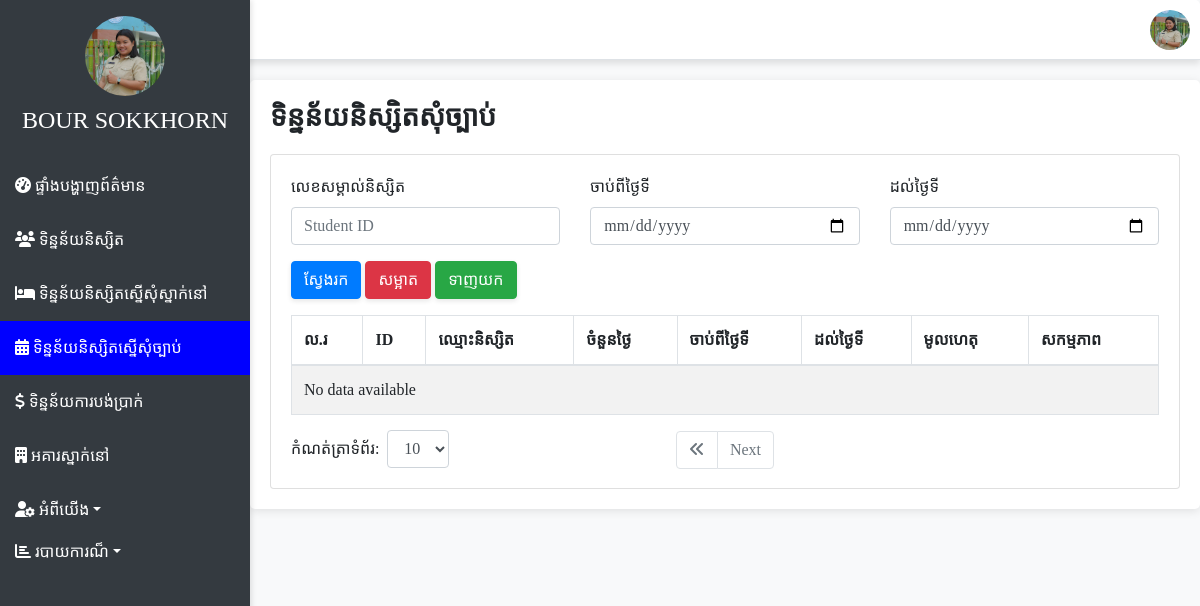
The app's page /admin/leave_ad.php (signed in), older data.
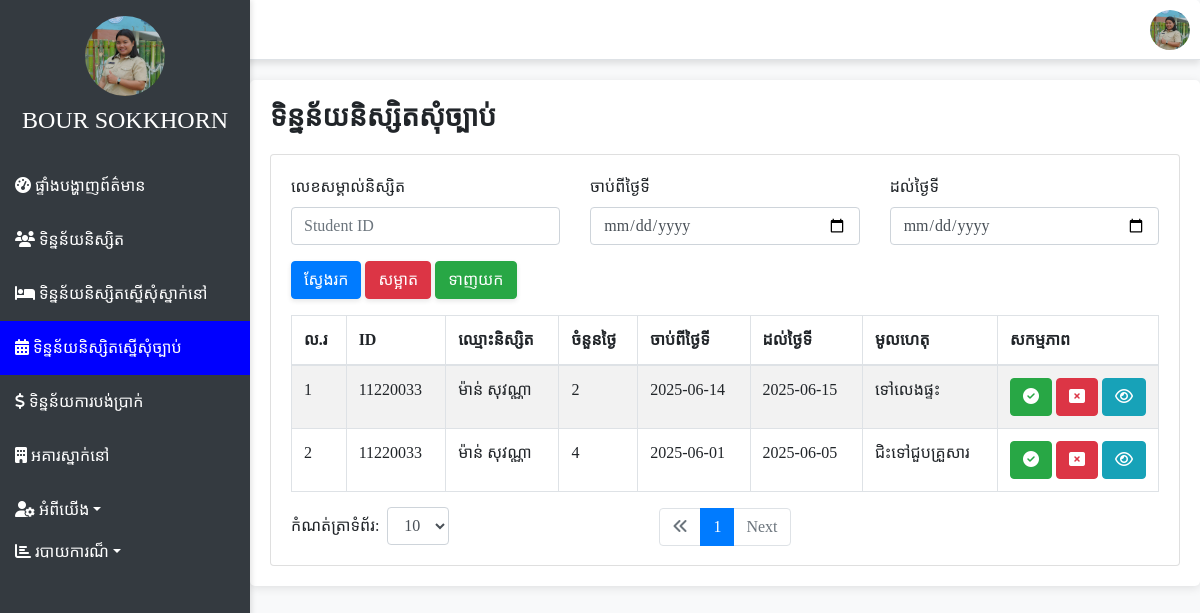
The same page, newer data.
### tables this page shows
CREATE TABLE `reques_alaw` (
  `student_id` varchar(255) NOT NULL,
  `user_name` varchar(255) NOT NULL,
  `sumday` int(100) NOT NULL,
  `first_date` date NOT NULL,
  `end_date` date NOT NULL,
  `reason` varchar(100) NOT NULL,
  `user_id` int(11) NOT NULL,
  `status` enum('pending','rejected','approved') DEFAULT 'pending',
  `re_date` datetime DEFAULT current_timestamp(),
  `admin_username` varchar(255) DEFAULT NULL
);

### admin/leave_ad.php (the view, shortened to what the changed rows need)
<?php
include '../conn_db.php';
$first_date = isset($_GET['first_date']) ? $conn->real_escape_string($_GET['first_date']) : '';
$end_date = isset($_GET['end_date']) ? $conn->real_escape_string($_GET['end_date']) : '';
$student_id = isset($_GET['student_id']) ? $conn->real_escape_string($_GET['student_id']) : '';
$conditions = ["status = 'pending'"];
$sql_select = "SELECT * FROM reques_alaw WHERE " . implode(" AND ", $conditions);
$limit = isset($_GET['limit']) ? (int)$_GET['limit'] : 10;
$page = isset($_GET['page']) ? (int)$_GET['page'] : 1;
$start = ($page - 1) * $limit;
$sql_select .= " LIMIT $start, $limit";
$sql_count = "SELECT COUNT(*) AS total FROM reques_alaw WHERE " . implode(" AND ", $conditions);
$count_result = $conn->query($sql_count);
$total = $count_result->fetch_assoc()['total'];
$pages = ceil($total / $limit);
$result = $conn->query($sql_select);
?>
<?php include("../include/header.php"); ?>
<!DOCTYPE html>
<html lang="en">
<head>
    <link rel="stylesheet" href="https://stackpath.bootstrapcdn.com/bootstrap/4.5.2/css/bootstrap.min.css">
    <link rel="stylesheet" href="https://cdnjs.cloudflare.com/ajax/libs/font-awesome/6.1.1/css/all.min.css">
    <link rel="stylesheet" href="../style/header.css">
</head>
<body>
<div class="content-wrapper">
    <div class="card card-primary card-outline">
        <div class="card-body">
            <div class="table-responsive">
                <table class="table table-bordered table-hover table-striped">
                    <thead class="thead">
                        <tr>
                            <th>ល.រ</th>
                            <th>ID</th>
                            <th>ឈ្មោះនិស្សិត</th>
                            <th>ចំនួនថ្ងៃ</th>
                            <th>ចាប់ពីថ្ងៃទី</th>
                            <th>ដល់ថ្ងៃទី</th>
                            <th>មូលហេតុ</th>
                            <th width="15%;">សកម្មភាព</th>
                        </tr>
                    </thead>
                    <tbody>
                        <?php
                if ($result->num_rows > 0) {
                        $i = $start + 1;
                        while ($row = $result->fetch_assoc()) {
                        ?>
                        <tr>
                            <td><?= $i++; ?></td>
                            <td><?= $row['student_id']; ?></td>
                            <td><?= $row['user_name']; ?></td>
                            <td><?= $row['sumday']; ?></td>
                            <td><?= $row['first_date']; ?></td>
                            <td><?= $row['end_date']; ?></td>
                            <td><?= $row['reason']; ?></td>
                            <td>
                                <?php if ($row['status'] == 'approved') { ?>
                                    <button class='btn btn-success' disabled>បានអនុញ្ញាត</button>
                                <?php } elseif ($row['status'] == 'rejected') { ?>
                                    <button class='btn btn-danger' disabled>មិនអនុញ្ញាត</button>
                                <?php } else { ?>
                                    <button class='btn btn-success' onclick="updateStatus('<?= $row['user_id'] ?>', 'approved')"><i class="fa-solid fa-circle-check"></i></button>
                                    <button class='btn btn-danger' onclick="updateStatus('<?= $row['user_id'] ?>', 'rejected')"><i class="fa-solid fa-rectangle-xmark"></i></button>
                                <?php } ?>
                                <a href="his_leav.php?student_id=<?= $row['student_id'] ?>" class="btn btn-info"><i class="fa-regular fa-eye"></i></a>
                            </td>
                        </tr>
                        <?php
                            }
                            } else {
                                ?>
                                <tr><td colspan="12">No data available</td></tr>
                                <?php
                            }
                        ?>
                    </tbody>
                </table>
            </div>
            <nav>
                <ul class="pagination justify-content-center">
                    <?php for($i = 1; $i <= $pages; $i++): ?>
                        <li class="page-item <?php if($page == $i) {echo 'active';} ?>">
                            <a class="page-link" href="?page=<?= $i; ?>&first_date=<?= $first_date; ?>&end_date=<?= $end_date; ?>&student_id=<?= $student_id; ?>&limit=<?= $limit; ?>"><?= $i; ?></a>
                        </li>
                    <?php endfor; ?>
                </ul>
            </nav>
        </div>
    </div>
</div>
</body>
</html>

Row changes from the older to the newer data that the page shows:
added reques_alaw: student "11220033", user_name "ម៉ាន់ សុវណ្ណា", sumday "2", first_date "2025-06-14", end_date "2025-06-15", reason "ទៅលេងផ្ទះ"
added reques_alaw: student "11220033", user_name "ម៉ាន់ សុវណ្ណា", sumday "4", first_date "2025-06-01", end_date "2025-06-05", reason "ជិះទៅជួបគ្រួសារ"
Text that changed along with them:
new list line: "1"
text no longer shown: "No data available"
